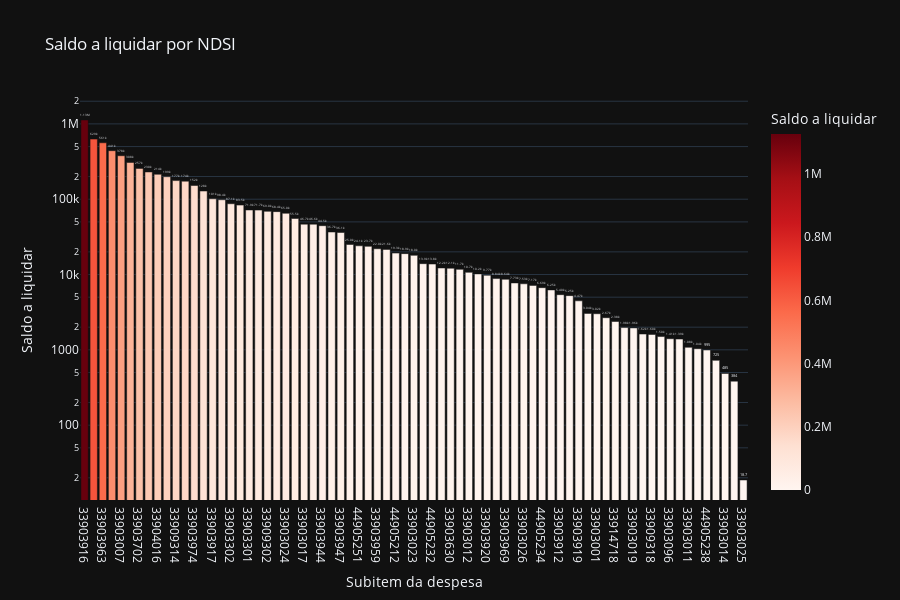

The code cell stored with this chart in its notebook:
### Code cell
# Saldo a liquidar por Subitem
cols = ['NDSI', 'A_LIQUIDAR']

df_aux = df.loc[:, cols].groupby('NDSI').sum().sort_values(by= 'A_LIQUIDAR', ascending=False).reset_index()
df_aux = df_aux[df_aux['A_LIQUIDAR'] > 0]
fig = px.bar(df_aux, 
             x='NDSI', 
             y='A_LIQUIDAR',
             title='Saldo a liquidar por NDSI',
             labels={'NDSI':'Subitem da despesa', 'A_LIQUIDAR':'Saldo a liquidar'},
             text_auto='.3s',
             height=600,
             log_y=True,
             color='A_LIQUIDAR',
             color_continuous_scale = 'reds',
             template='plotly_dark')
fig.update_traces(textposition = 'outside', cliponaxis = False, hovertemplate=None)
fig.update_layout(hovermode="x unified")

fig.show()
